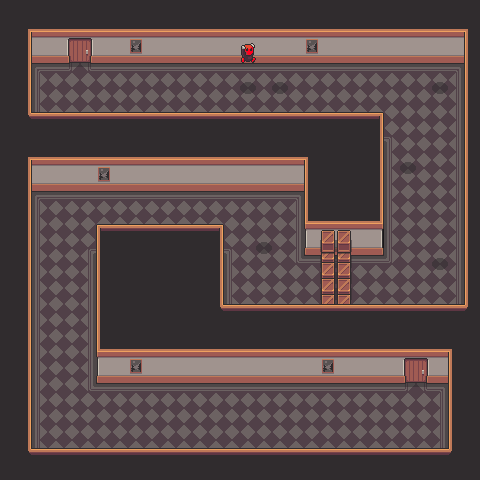

This is a level from a 2D game, rendered from its Tiled map with the project's own tilesets. A one-line summary and the map file follow, with tile-layer data summarised:
An orthogonal 30x30 tile map with 16x16 px tiles, 8 tile layers (Floor, FloorShadow, BackgroundWalls, BackgroundDecor1, ...) and 5 objects.

<map version="1.5" tiledversion="1.7.2" orientation="orthogonal" renderorder="right-down" width="30" height="30" tilewidth="16" tileheight="16" infinite="0" nextlayerid="25" nextobjectid="6">
 <tileset firstgid="1" source="FRBeefcake.tsx" />
 <layer id="12" name="Floor" width="30" height="30">
  <data>[900 cells, 744 non-empty, 13 distinct tile ids]</data>
 </layer>
 <layer id="17" name="FloorShadow" width="30" height="30">
  <data>[900 cells, 295 non-empty, 14 distinct tile ids]</data>
 </layer>
 <layer id="18" name="BackgroundWalls" width="30" height="30">
  <data>[900 cells, 142 non-empty, 12 distinct tile ids]</data>
 </layer>
 <layer id="22" name="BackgroundDecor1" width="30" height="30">
  <data>[900 cells, 4 non-empty, 2 distinct tile ids]</data>
 </layer>
 <layer id="23" name="BackgroundDecor2" width="30" height="30">
  <data>[900 cells, 4 non-empty, 2 distinct tile ids]</data>
 </layer>
 <layer id="24" name="BackgroundDecor3" width="30" height="30">
  <data>[900 cells, 8 non-empty, 2 distinct tile ids]</data>
 </layer>
 <layer id="19" name="Entities" width="30" height="30">
  <data>[900 cells, 6 non-empty, 4 distinct tile ids]</data>
 </layer>
 <objectgroup id="20" name="Object Layer 1">
  <object id="1" gid="1073741872" x="288.667" y="72" width="16" height="16" rotation="180" />
  <object id="2" gid="1073741872" x="448.333" y="73.3333" width="16" height="16" rotation="180" />
  <object id="3" gid="48" x="399.667" y="169.333" width="16" height="16" />
  <object id="4" gid="1073741872" x="272.333" y="233" width="16" height="16" rotation="180" />
  <object id="5" gid="1073741872" x="448" y="248.5" width="16" height="16" rotation="180" />
 </objectgroup>
 <layer id="21" name="ForegroundWalls" width="30" height="30">
  <data>[900 cells, 399 non-empty, 13 distinct tile ids]</data>
 </layer>
</map>
